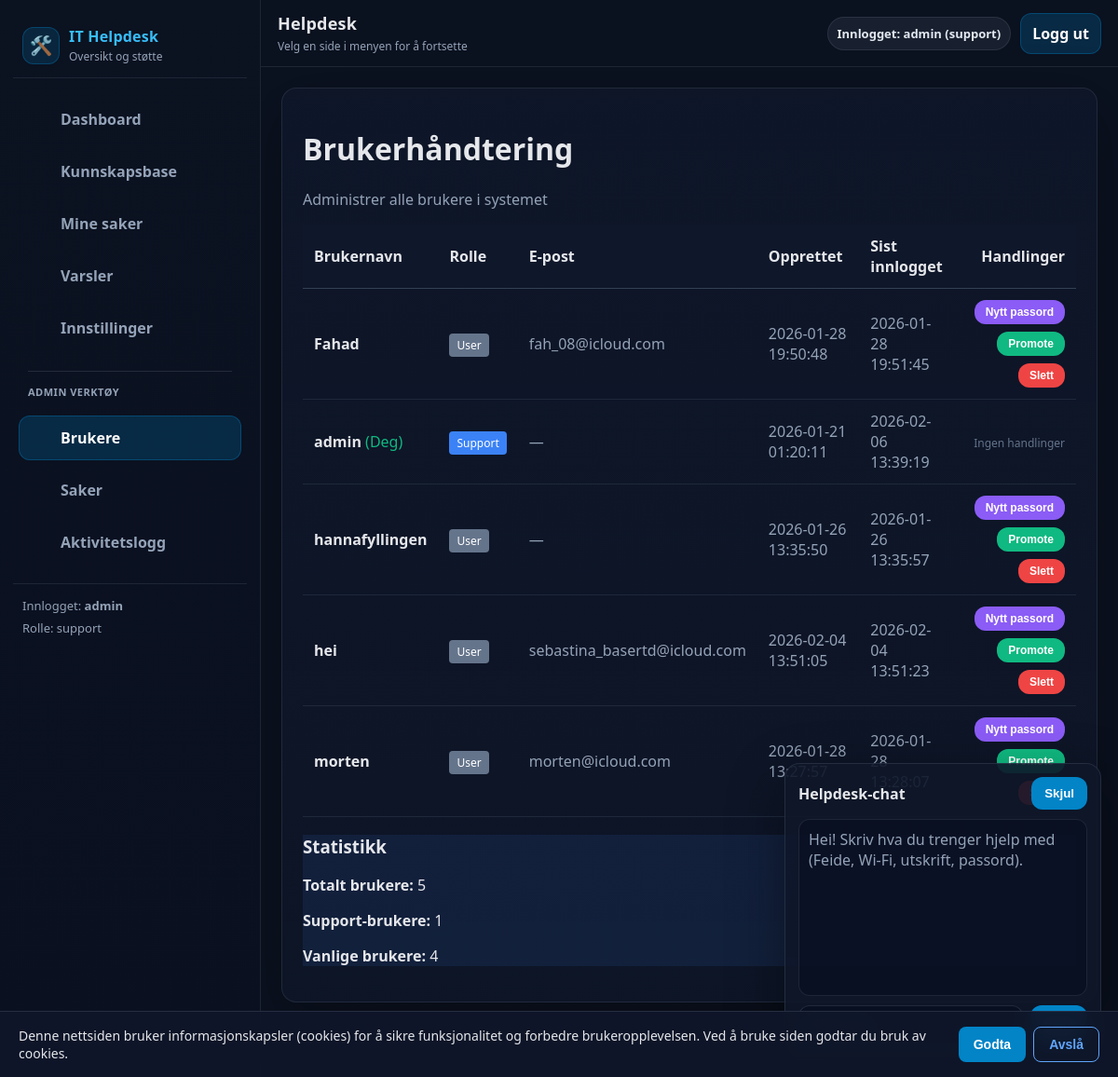
/admin/users (signed in), run on an earlier commit of the app's database.
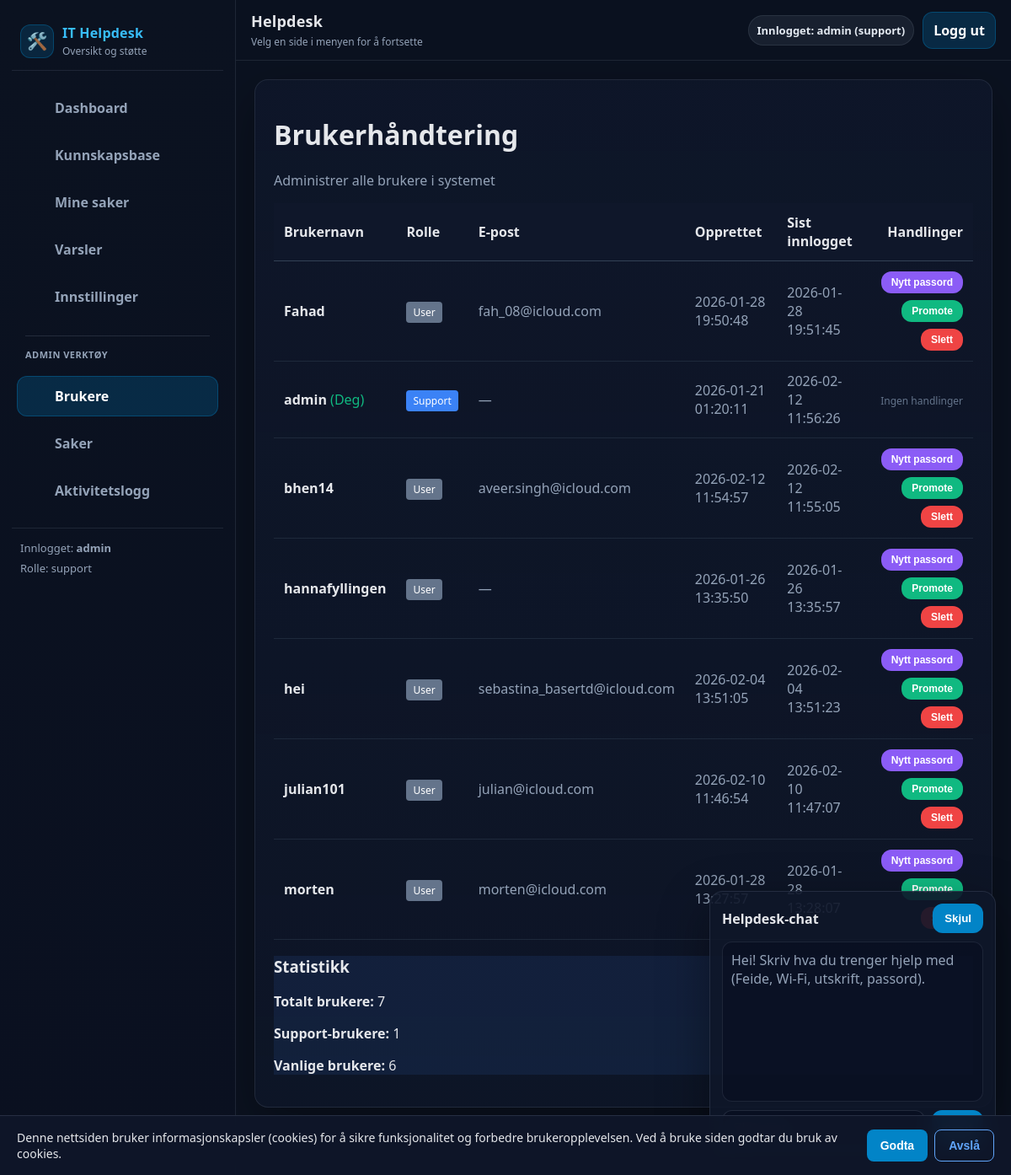
And on a later commit of the database.
### tables this page shows
CREATE TABLE users (
            id INTEGER PRIMARY KEY AUTOINCREMENT,
            username TEXT NOT NULL UNIQUE,
            pw_hash TEXT NOT NULL,
            role TEXT NOT NULL DEFAULT 'user',
            email TEXT,
            phone TEXT,
            created_at TEXT NOT NULL DEFAULT (datetime('now')),
            last_login TEXT,
            notify_email INTEGER NOT NULL DEFAULT 1,
            notify_inapp INTEGER NOT NULL DEFAULT 1,
            notify_sms INTEGER NOT NULL DEFAULT 0
        );

### routes.py (the view)
@bp.route("/admin/users")
def admin_users():
    user = current_user()
    if not user or current_role() != "support":
        abort(403)
    from .db import get_all_users
    try:
        users = get_all_users()
    except Exception as e:
        logger.error(f"Error fetching users: {e}")
        users = []
    return render_template("admin_users.html", users=users)

### __init__.py (called while the page is built)
def create_app():
    app = Flask(__name__)
    app.config.from_object(Config)
    init_mail(app)
    @app.after_request
    def set_security_headers(response):
        response.headers['X-Content-Type-Options'] = 'nosniff'
        response.headers['X-Frame-Options'] = 'DENY'
        response.headers['X-XSS-Protection'] = '1; mode=block'
        return response
    from .routes import bp
    app.register_blueprint(bp)
    return app

### db.py (called while the page is built)
def count_notifications(user: str) -> int:
    conn = _conn()
    cur = conn.cursor()
    cur.execute("SELECT COUNT(*) AS c FROM notifications WHERE user = ? AND read = 0", (user,))
    row = cur.fetchone()
    conn.close()
    return int(row["c"]) if row else 0

def _conn() -> sqlite3.Connection:
    DB_PATH.parent.mkdir(parents=True, exist_ok=True)
    conn = sqlite3.connect(DB_PATH)
    conn.row_factory = sqlite3.Row
    return conn

def get_all_users():
    conn = _conn()
    cur = conn.cursor()
    cur.execute("""
        SELECT username, role, email, created_at, last_login
        FROM users
        ORDER BY username ASC
    """)
    rows = cur.fetchall()
    conn.close()
    return rows

### routes.py (called while the page is built)
def current_user():
    return session.get("user")

### templates/admin_users.html
{% extends "base.html" %}
{% block content %}
<div class="card">
  <h1> Brukerhåndtering</h1>
  <p class="muted">Administrer alle brukere i systemet</p>
</div>
<div class="card">
  <table style="width:100%; border-collapse:collapse;">
    <thead>
      <tr style="background:#0f172a; border-bottom:1px solid #334155;">
        <th style="padding:12px; text-align:left;">Brukernavn</th>
        <th style="padding:12px; text-align:left;">Rolle</th>
        <th style="padding:12px; text-align:left;">E-post</th>
        <th style="padding:12px; text-align:left;">Opprettet</th>
        <th style="padding:12px; text-align:left;">Sist innlogget</th>
        <th style="padding:12px; text-align:right;">Handlinger</th>
      </tr>
    </thead>
    <tbody>
      {% for u in users %}
      <tr style="border-bottom:1px solid #1e293b;">
        <td style="padding:12px;">
          <strong>{{ u.username }}</strong>
          {% if u.username == session.get("user") %}<span style="color:#10b981;">(Deg)</span>{% endif %}
        </td>
        <td style="padding:12px;">
          {% if u.role == 'support' %}
            <span style="background:#3b82f6; color:#fff; padding:4px 8px; border-radius:4px; font-size:12px;">Support</span>
          {% else %}
            <span style="background:#64748b; color:#fff; padding:4px 8px; border-radius:4px; font-size:12px;"> User</span>
          {% endif %}
        </td>
        <td style="padding:12px; color:#94a3b8;">{{ u.email or '—' }}</td>
        <td style="padding:12px; color:#94a3b8;">{{ u.created_at }}</td>
        <td style="padding:12px; color:#94a3b8;">{{ u.last_login or 'Aldri' }}</td>
        <td style="padding:12px; text-align:right;">
          {% if u.username != 'admin' and u.username != session.get("user") %}
            <div style="display:flex; gap:8px; justify-content:flex-end; flex-wrap:wrap;">
              <form method="post" action="{{ url_for('main.admin_reset_password', username=u.username) }}" style="display:inline;">
                <button type="submit" style="background:#8b5cf6; padding:6px 12px; font-size:12px;"> Nytt passord</button>
              </form>
              {% if u.role == 'user' %}
              <form method="post" action="{{ url_for('main.promote_user', username=u.username) }}" style="display:inline;">
                <button type="submit" style="background:#10b981; padding:6px 12px; font-size:12px;">Promote</button>
              </form>
              {% else %}
              <form method="post" action="{{ url_for('main.demote_user', username=u.username) }}" style="display:inline;">
                <button type="submit" style="background:#f59e0b; padding:6px 12px; font-size:12px;">Demote</button>
              </form>
              {% endif %}
              <form method="post" action="{{ url_for('main.delete_user', username=u.username) }}" style="display:inline;" onsubmit="return confirm('Slette bruker {{ u.username }}? Dette kan ikke angres!');">
                <button type="submit" style="background:#ef4444; padding:6px 12px; font-size:12px;">Slett</button>
              </form>
            </div>
          {% else %}
            <span style="color:#64748b; font-size:12px;">Ingen handlinger</span>
          {% endif %}
        </td>
      </tr>
      {% endfor %}
    </tbody>
  </table>
</div>
<div class="card" style="background:rgba(59,130,246,.1); border-color:#3b82f6;">
  <h3> Statistikk</h3>
  <p><strong>Totalt brukere:</strong> {{ users|length }}</p>
  <p><strong>Support-brukere:</strong> {{ users|selectattr('role', 'equalto', 'support')|list|length }}</p>
  <p><strong>Vanlige brukere:</strong> {{ users|selectattr('role', 'equalto', 'user')|list|length }}</p>
</div>
{% endblock %}

### templates/base.html (shortened to what the changed rows need)
<!doctype html>
<html lang="no">
  <head>
    <link rel="stylesheet" href="{{ url_for('static', filename='css/app.css') }}">
  </head>
  <body>
    {% set ep = request.endpoint or "" %}
    <div class="app">
      <aside class="sidebar">
        <div class="sidebar-footer">
          {% if session.get("user") %}
            Innlogget: <strong>{{ session.get("user") }}</strong>
            <div style="margin-top:6px; color:var(--muted);">
              Rolle: {{ session.get("role") }}
            </div>
          {% else %}
            Ikke innlogget
          {% endif %}
        </div>
      </aside>
      <div class="main">
        <header class="topbar">
          <div class="topbar-right">
            {% if session.get("user") %}
              <span class="pill">Innlogget: {{ session.get("user") }} ({{ session.get("role") }})</span>
              <a class="btn" href="{{ url_for('main.logout') }}">Logg ut</a>
            {% endif %}
          </div>
        </header>
        <main class="page">
          <div class="content-wrap">
            {% block content %}{% endblock %}
          </div>
        </main>
      </div>
    </div>
  </body>
</html>

What changed in the data, as far as the page shows it:
changed users "admin": last_login "2026-02-06 13:39:19" → "2026-02-12 11:56:26"
added users: username "bhen14", role "User", email "aveer.singh@icloud.com", created_at "2026-02-12 11:54:57", last_login "2026-02-12 11:55:05"
added users: username "julian101", role "User", email "julian@icloud.com", created_at "2026-02-10 11:46:54", last_login "2026-02-10 11:47:07"
Also different on the page:
{{ users|length }}: "5" → "7"
{{ users|selectattr('role', 'equalto', 'user')|list|length }}: "4" → "6"
